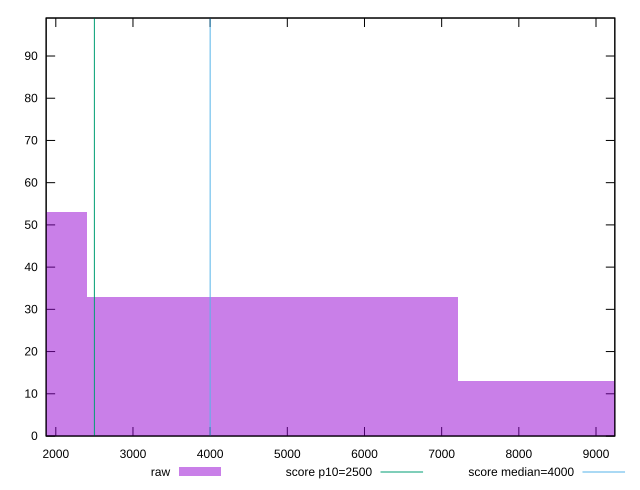

The gnuplot source for this figure:
reset

$raw <<EOF
0 53
9623.246820479464 13
4811.623410239732 33
EOF

set key outside below
set boxwidth 4811.623410239732
set xrange [1874.8590000000004:9243.815999999999]
set yrange [0:99]
set trange [0:99]
set style fill transparent solid 0.5 noborder

set parametric
set terminal svg size 640, 490 enhanced background rgb 'white'
set output "reports/report_00027_2021-02-24T12-40-31.850Z/largest-contentful-paint/samples/card/raw/histogram.svg"

plot $raw title "raw" with boxes, \
     2500,t title "score p10=2500", \
     4000,t title "score median=4000"

reset
